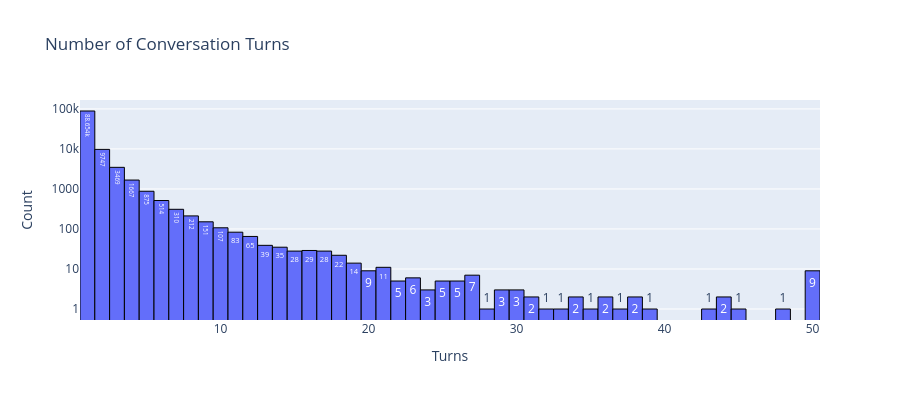

Notebook code for this chart:
### Markdown cell above
### Language Distribution
Let’s explore which languages appear in LMArena battles. See how many language [LMArena](https://lmarena.ai/) is being used for! This is similar to the heatmap on the right side of **Figure 10** in the [LMArena paper](https://arxiv.org/pdf/2403.04132).

The full distribution gives context, but the range across languages can be huge. Try zooming in by highlighting the region of the plot you want to view.

Now let's also try to explore conversation turns.

### Code cell
fig = px.histogram(battles["turn"],
             title=f"Number of Conversation Turns",
             text_auto=True, height=400, log_y = True)
fig.update_layout(xaxis_title="Turns", yaxis_title="Count", showlegend=False)
fig.update_traces(marker_line_color='black', marker_line_width=1)
fig

### Figure 1 — Plotly figure (JSON) as saved in the notebook; plotly's stock layout.template omitted (floating-point values rounded to 4 significant figures; data arrays with more than 128 entries replaced by an {"elided": "..."} marker saying what was removed)
{"data": [{"bingroup": "x", "hovertemplate": "variable=turn<br>value=%{x}<br>count=%{y}<extra></extra>", "legendgroup": "turn", "marker": {"color": "#636efa", "line": {"color": "black", "width": 1}, "pattern": {"shape": ""}}, "name": "turn", "orientation": "v", "showlegend": true, "texttemplate": "%{value}", "type": "histogram", "x": {"elided": "106134 int values"}, "xaxis": "x", "yaxis": "y"}], "layout": {"barmode": "relative", "height": 400, "legend": {"title": {"text": "variable"}, "tracegroupgap": 0}, "showlegend": false, "title": {"text": "Number of Conversation Turns"}, "xaxis": {"anchor": "y", "domain": [0, 1], "title": {"text": "Turns"}}, "yaxis": {"anchor": "x", "domain": [0, 1], "title": {"text": "Count"}, "type": "log"}}}
